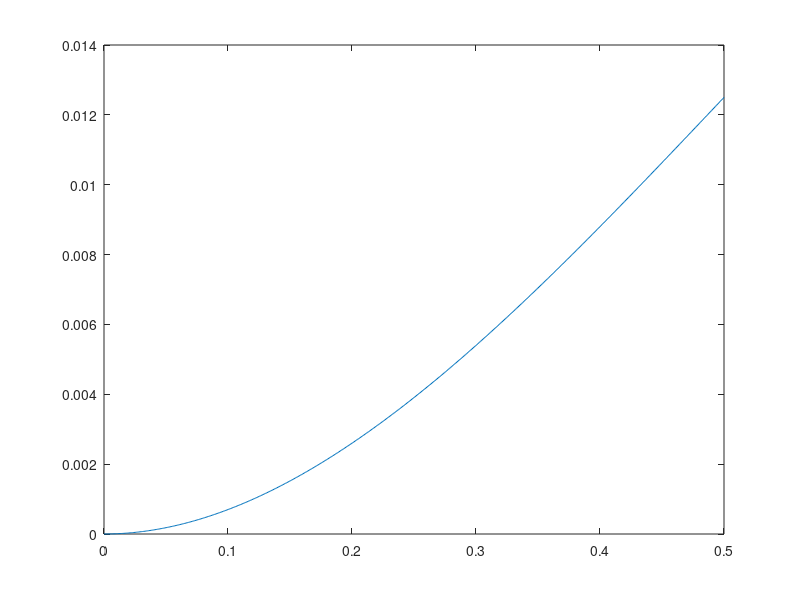

Here is the MATLAB script that generated this plot:

l=0.5
b=0.02
h=0.01
I= (b*(h.^3))/12
x= linspace(0,0.5,500)
E= 200e9
p=100

c_1 = p.*x.^2.*(3.*l-x)
c_2 = 6.*E.*I
deflection = (c_1 ./ c_2)

plot(x,deflection)
max(deflection)
